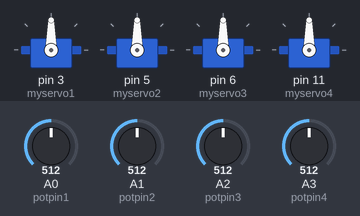
This sketch was run on a simulated Arduino Uno, built with avr-gcc and run on an emulated ATmega328P. Shown: 4 × servo. The test bench sets the inputs (shaded band); at power-on: A0 (potpin1) = 512, A1 (potpin2) = 512, A2 (potpin3) = 512, A3 (potpin4) = 512.

Above: at 1.2 s.
1.3 s: A0 (potpin1) set to 716
At 1.8 s:
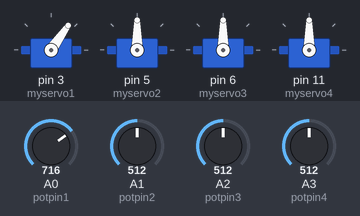
2.8 s: A1 (potpin2) set to 716
At 3.9 s:
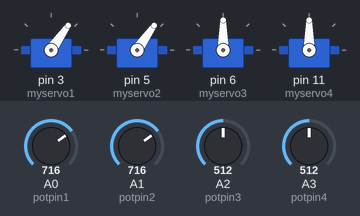
4.3 s: A2 (potpin3) set to 716
At 5.5 s:
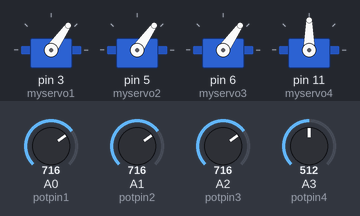
5.8 s: A3 (potpin4) set to 716
At 6.2 s:
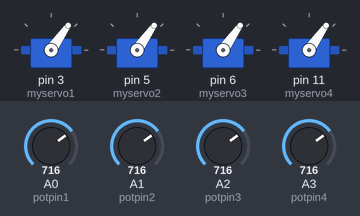
7.3 s: A0 (potpin1) set to 992
At 8.2 s:
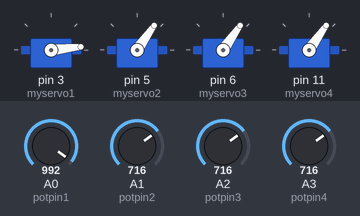
8.8 s: A1 (potpin2) set to 992
At 10.0 s:
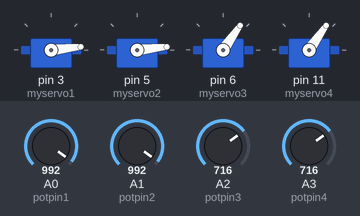
Timing chart, 0 to 11.3 s (numbered marks = the images above; inputs shaded):
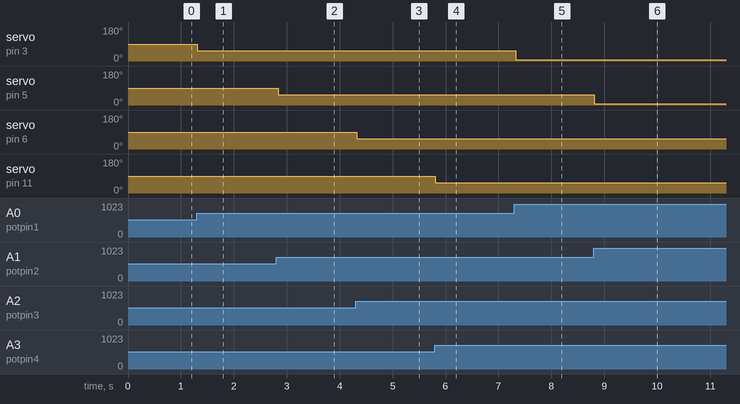

The sketch:

Robotic_Arm.ino
```cpp
#include <Servo.h>

Servo myservo1;
Servo myservo2;
Servo myservo3;
Servo myservo4;

const int potpin1 = A0;
const int potpin2 = A1;
const int potpin3 = A2;
const int potpin4 = A3;

int val1;
int val2;
int val3;
int val4;

void setup() {
  myservo1.attach(3);
  myservo2.attach(5);
  myservo3.attach(6);
  myservo4.attach(11);
}

void loop() {
  val1 = analogRead(potpin1);
  val1 = map(val1, 0, 1023, 180, 0);
  myservo1.write(val1);
  delay(10);

  val2 = analogRead(potpin2);
  val2 = map(val2, 0, 1023, 180, 0);
  myservo2.write(val2);
  delay(10);

  val3 = analogRead(potpin3);
  val3 = map(val3, 0, 1023, 180, 0);
  myservo3.write(val3);
  delay(10);

  val4 = analogRead(potpin4);
  val4 = map(val4, 0, 1023, 180, 0);
  myservo4.write(val4);
  delay(10);
}
```

Measured:
- after the input at 1.3 s, servo on pin 3 (myservo1): 90° → 55° at once
- after the input at 2.8 s, servo on pin 5 (myservo2): 90° → 55° at once
- after the input at 4.3 s, servo on pin 6 (myservo3): 90° → 55° at once
- after the input at 5.8 s, servo on pin 11 (myservo4): 90° → 55° at once
- after the input at 7.3 s, servo on pin 3 (myservo1): 55° → 6° at once
- after the input at 8.8 s, servo on pin 5 (myservo2): 55° → 6° at once
